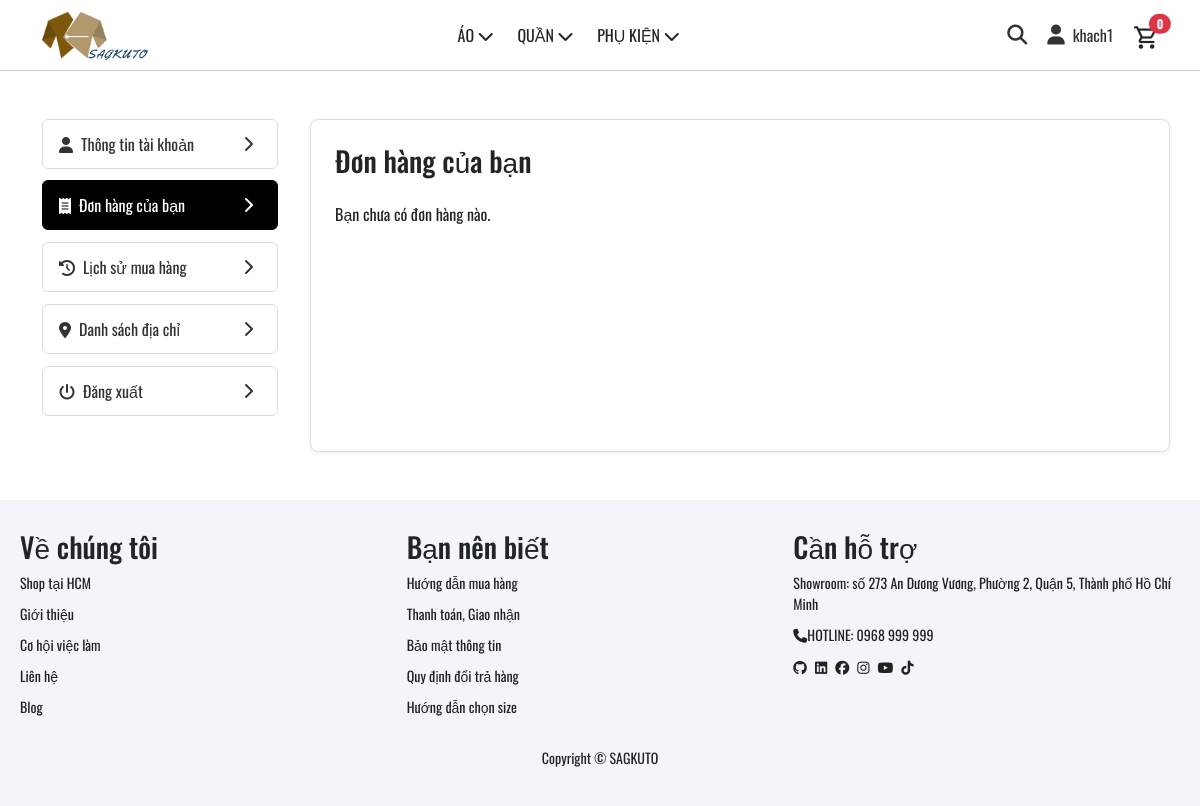
/index.php?page=donhang (signed in), run on an earlier commit of the app's database.
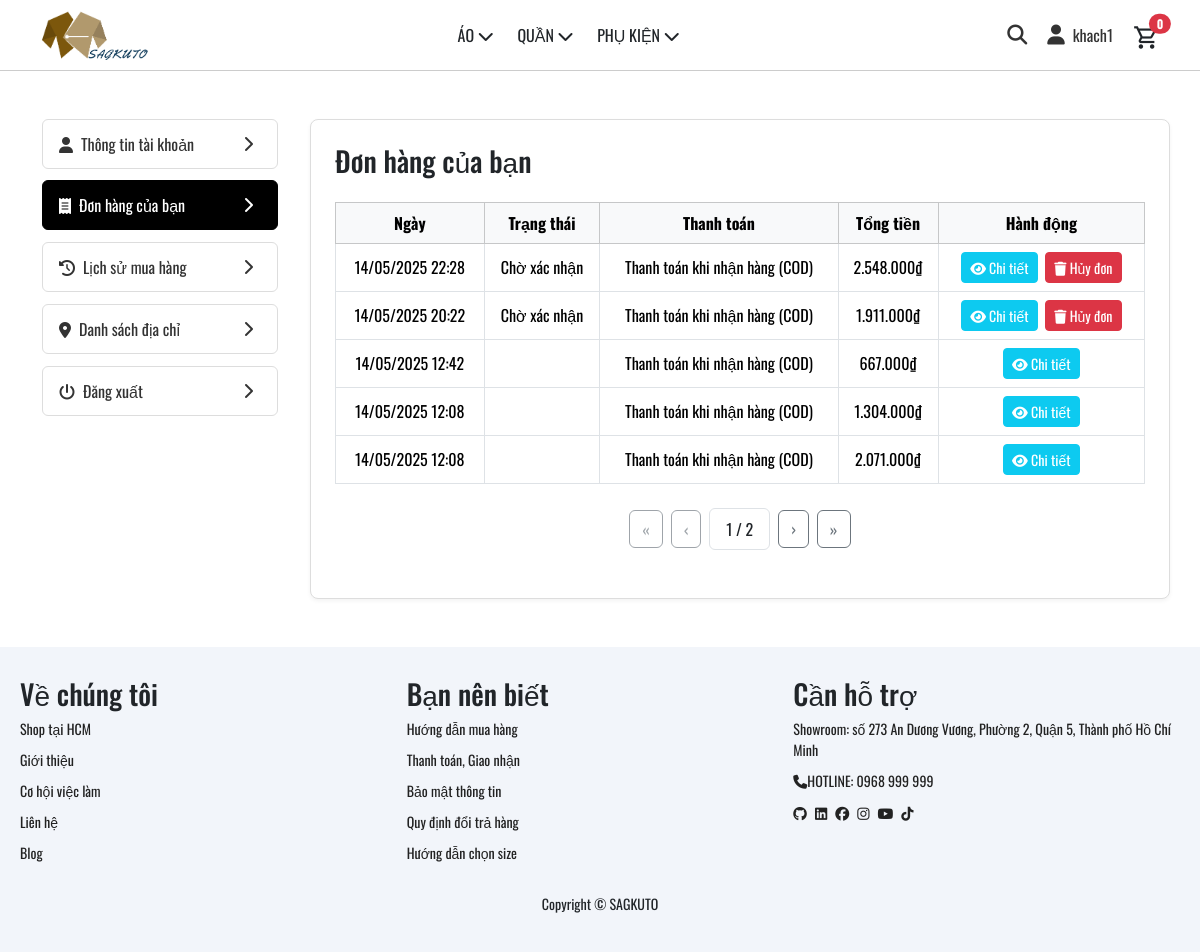
And on a later commit of the database.
### tables this page shows
CREATE TABLE `users` (
  `user_id` int(11) NOT NULL,
  `name` varchar(100) NOT NULL,
  `password` varchar(255) NOT NULL,
  `email` varchar(100) DEFAULT NULL,
  `phone` varchar(20) DEFAULT NULL,
  `role_id` int(11) DEFAULT NULL,
  `status` tinyint(4) DEFAULT 1,
  `otp` varchar(6) DEFAULT NULL,
  `otp_expired_at` datetime DEFAULT NULL
);

CREATE TABLE `orders` (
  `order_id` int(11) NOT NULL,
  `user_id` int(11) DEFAULT NULL,
  `status` enum('Chờ xác nhận','Đã thanh toán, chờ giao hàng','Đang giao hàng','Giao thành công','Đã huỷ') DEFAULT 'Chờ xác nhận',
  `total_price` decimal(12,2) DEFAULT NULL,
  `shipping_address` varchar(255) DEFAULT NULL,
  `note` text DEFAULT NULL,
  `created_at` datetime DEFAULT current_timestamp(),
  `payment_method_id` int(11) DEFAULT NULL,
  `staff_id` int(11) DEFAULT NULL
);

CREATE TABLE `payment_method` (
  `payment_method_id` int(11) NOT NULL,
  `name` varchar(100) NOT NULL,
  `is_deleted` tinyint(1) NOT NULL DEFAULT 0
);

### database/DBConnection.php (called while the page is built, shortened)
<?php
class DBConnect
{
    private static $instance = null;
    private $pdo;
    private $host = 'localhost';
    private $dbname = 'db_web_quanao';
    private $username = 'root';
    private $password = '';
    private function __construct()
    {
        try {
            $this->pdo = new PDO(
                "mysql:host={$this->host};dbname={$this->dbname};charset=utf8",
                $this->username,
                $this->password
            );
            $this->pdo->setAttribute(PDO::ATTR_ERRMODE, PDO::ERRMODE_EXCEPTION);
            $this->pdo->setAttribute(PDO::ATTR_DEFAULT_FETCH_MODE, PDO::FETCH_ASSOC);
        } catch (PDOException $e) {
            die("Kết nối thất bại: " . $e->getMessage());
        }
    }
    public static function getInstance()
    {
        if (self::$instance === null) {
            self::$instance = new DBConnect();
        }
        return self::$instance;
    }
    public function select($sql, $params = [])
    {
        $stmt = $this->pdo->prepare($sql);
        $stmt->execute($params);
        return $stmt->fetchAll();
    }
    public function selectOne($sql, $params = [])
    {
        $stmt = $this->pdo->prepare($sql);
        $stmt->execute($params);
        return $stmt->fetch();
    }
}

### layout/partials/order_section.php (the view, shortened to what this page needs)
<?php
require_once __DIR__ . '/../../database/DBConnection.php';
$pdo     = DBConnect::getInstance()->getConnection();
$user_id = $_SESSION['user_id'] ?? null;
$perPage    = 5;
$page_order = max(1, intval($_GET['page_order'] ?? 1));
$offset     = ($page_order - 1) * $perPage;
$stmtCount = $pdo->prepare("SELECT COUNT(*) FROM orders WHERE user_id = ?");
$stmtCount->execute([$user_id]);
$totalOrders = (int)$stmtCount->fetchColumn();
$totalPages  = (int)ceil($totalOrders / $perPage);
$stmt = $pdo->prepare("
  SELECT o.order_id,o.created_at,o.status,o.total_price,pm.name AS payment_method
  FROM orders o
  LEFT JOIN payment_method pm
    ON o.payment_method_id = pm.payment_method_id
  WHERE o.user_id = :uid
  ORDER BY o.created_at DESC
  LIMIT :limit OFFSET :offset
");
$stmt->bindValue(':uid',    $user_id, PDO::PARAM_INT);
$stmt->bindValue(':limit',  $perPage,  PDO::PARAM_INT);
$stmt->bindValue(':offset', $offset,   PDO::PARAM_INT);
$stmt->execute();
$orders = $stmt->fetchAll(PDO::FETCH_ASSOC);
?>
<h3 class="mb-4">Đơn hàng của bạn</h3>
<?php if (empty($orders)): ?>
    <p>Bạn chưa có đơn hàng nào.</p>
<?php else: ?>
    <table class="table table-bordered align-middle text-center">
        <thead class="table-light">
            <tr>
                <th>Ngày</th>
                <th>Trạng thái</th>
                <th>Thanh toán</th>
                <th>Tổng tiền</th>
                <th>Hành động</th>
            </tr>
        </thead>
        <tbody>
            <?php foreach ($orders as $o): ?>
                <tr>
                    <td><?= date('d/m/Y H:i', strtotime($o['created_at'])) ?></td>
                    <td><?= htmlspecialchars($o['status']) ?></td>
                    <td><?= htmlspecialchars($o['payment_method']) ?></td>
                    <td><?= number_format($o['total_price'], 0, ',', '.') ?>₫</td>
                    <td>
                        <button
                            class="btn btn-sm btn-info text-white"
                            data-bs-toggle="modal"
                            data-bs-target="#orderDetailModal"
                            data-order-id="<?= $o['order_id'] ?>">
                            <i class="fa-solid fa-eye"></i> Chi tiết
                        </button>
                        <?php if ($o['status'] === 'Chờ xác nhận'): ?>
                            <form
                                method="POST"
                                action=""
                                class="d-inline"
                                onsubmit="return confirm('Bạn có chắc chắn muốn hủy đơn này?');">
                                <button type="submit" class="btn btn-sm btn-danger ms-1">
                                    <i class="fa-solid fa-trash"></i> Hủy đơn
                                </button>
                            </form>
                        <?php endif; ?>
                    </td>
                </tr>
            <?php endforeach; ?>
        </tbody>
    </table>
    <?php if ($totalPages > 1): ?>
        <div class="d-flex justify-content-center align-items-center my-4">
            <a href="?page=donhang&page_order=1" class="btn btn-outline-secondary<?= $page_order === 1 ? ' disabled' : '' ?>">&laquo;</a>
            <a href="?page=donhang&page_order=<?= max(1, $page_order - 1) ?>" class="btn btn-outline-secondary ms-2<?= $page_order === 1 ? ' disabled' : '' ?>">&lsaquo;</a>
            <span class="border rounded mx-2 px-3 py-2"><?= $page_order ?> / <?= $totalPages ?></span>
            <a href="?page=donhang&page_order=<?= min($totalPages, $page_order + 1) ?>" class="btn btn-outline-secondary me-2<?= $page_order === $totalPages ? ' disabled' : '' ?>">&rsaquo;</a>
            <a href="?page=donhang&page_order=<?= $totalPages ?>" class="btn btn-outline-secondary<?= $page_order === $totalPages ? ' disabled' : '' ?>">&raquo;</a>
        </div>
    <?php endif; ?>
<?php endif; ?>

### index.php (shortened to what this page needs)
<?php
echo '<!DOCTYPE html>
<html lang="en">
<head>
    <meta charset="UTF-8">
    <meta name="viewport" content="width=device-width, initial-scale=1.0">
    <link rel="stylesheet" href="https://cdnjs.cloudflare.com/ajax/libs/font-awesome/6.7.2/css/all.min.css">
    <link rel="stylesheet" href="/assets/bootstrap/css/bootstrap.min.css">
    <title>sagkuto</title>
    <link rel="icon" type="image/png" href="./assets/img/logo_favicon/favicon.png">
    <link rel="stylesheet" href="./assets/css/header.css">
    <link rel="stylesheet" href="./assets/css/slide.css">
    <link rel="stylesheet" href="./assets/css/footer.css">
    <link rel="stylesheet" href="./assets/fonts/font.css">
</head>
<body>';
include("./layout/header.php");
if (isset($_GET['page'])) {
    $page = $_GET['page'];
    if (is_numeric($page)) {
        include('./layout/product.php');
    } else {
        switch ($page) {
            case 'taikhoan':
            case 'danhsachdiachi':
            case 'donhang':
            case 'lichsumuahang':
                include('./layout/info_user.php');
                break;
        }
    }
} else {
    include('./layout/home.php');
}
include("./layout/footer.php");
?>
</body>
</html>

### layout/header.php (shortened to what this page needs)
<?php
require_once __DIR__ . '/../database/DBConnection.php';
$db = DBConnect::getInstance();
$categories = $db->select('SELECT * FROM categories', []);
$menu = [
	['label' => 'ÁO',        'subs' => []],
	['label' => 'QUẦN',      'subs' => []],
	['label' => 'PHỤ KIỆN',  'subs' => []],
];
foreach ($categories as $cat) {
	$nameLower = mb_strtolower($cat['name'], 'UTF-8');
	$item = [
		'id'    => $cat['category_id'],
		'label' => $cat['name'],
	];
	if (strpos($nameLower, 'áo') !== false) {
		$menu[0]['subs'][] = $item;
	} elseif (strpos($nameLower, 'quần') !== false) {
		$menu[1]['subs'][] = $item;
	} elseif (strpos($nameLower, 'phụ kiện') !== false) {
		$menu[2]['subs'][] = $item;
	}
}
$user = null;
if (!empty($_SESSION['user_id'])) {
    $user = $db->selectOne(
        'SELECT user_id, name, role_id FROM users WHERE user_id = ?',
        [$_SESSION['user_id']]
    );
}
?>
<link rel="stylesheet" href="../assets/css/basic_search.css">
<header class="header">
	<div class="logo_header">
		<a href="/index.php">
			<img src="/assets/img/logo_favicon/logo.png" alt="SAGKUTO Logo">
		</a>
	</div>
	<nav class="menu_header">
		<ul class="mb-0">
			<?php foreach ($menu as $item): ?>
				<li>
					<span class="menu-title">
						<?= htmlspecialchars($item['label'], ENT_QUOTES) ?>
						<?php if (!empty($item['subs'])): ?>
							<i class="fa-solid fa-chevron-down"></i>
						<?php endif; ?>
					</span>
				</li>
			<?php endforeach; ?>
		</ul>
	</nav>
	<div class="icon-group">
		<a href="#" class="icon" id="openSearch">
			<i class="fa-solid fa-magnifying-glass"></i>
		</a>
		<?php if ($user): ?>
			<a href="/index.php?page=taikhoan" class="icon account-link">
				<i class="fa-solid fa-user"></i>
				<span><?= htmlspecialchars($user['name'], ENT_QUOTES) ?></span>
			</a>
		<?php endif; ?>
		<div class="position-relative" style="margin-top: 10px;">
			<a href="javascript:void(0);" id="toggle-cart" title="Giỏ hàng" class="text-dark">
				<span class="material-symbols-outlined" style="font-size: 27px;">
				</span>
				<span id="cart-count-badge"
					class="position-absolute top-0 start-100 translate-middle badge rounded-pill bg-danger"
					style="font-size: 12px;">
					0
				</span>
			</a>
		</div>
	</div>
</header>

### layout/info_user.php (shortened to what this page needs)
<?php
require_once __DIR__ . '/../database/DBConnection.php';
$currentPage = $_GET['page'] ?? 'taikhoan';
?>
<link rel="stylesheet" href="/assets/css/info_user.css">
<div class="container my-5">
  <div class="row">
    <aside class="col-md-3 mb-4">
      <nav class="list-group">
        <a href="/index.php?page=taikhoan"
           class="list-group-item list-group-item-action d-flex justify-content-between align-items-center<?php if ($currentPage==='taikhoan') echo ' active'; ?>">
          <span><i class="fa-solid fa-user me-2"></i>Thông tin tài khoản</span>
          <i class="fa-solid fa-chevron-right"></i>
        </a>
        <a href="/index.php?page=donhang"
           class="list-group-item list-group-item-action d-flex justify-content-between align-items-center<?php if ($currentPage==='donhang') echo ' active'; ?>">
          <span><i class="fa-solid fa-receipt me-2"></i>Đơn hàng của bạn</span>
          <i class="fa-solid fa-chevron-right"></i>
        </a>
        <a href="/index.php?page=lichsumuahang"
           class="list-group-item list-group-item-action d-flex justify-content-between align-items-center<?php if ($currentPage==='lichsumuahang') echo ' active'; ?>">
          <span><i class="fa-solid fa-clock-rotate-left me-2"></i>Lịch sử mua hàng</span>
          <i class="fa-solid fa-chevron-right"></i>
        </a>
        <a href="/index.php?page=danhsachdiachi"
           class="list-group-item list-group-item-action d-flex justify-content-between align-items-center<?php if ($currentPage==='danhsachdiachi') echo ' active'; ?>">
          <span><i class="fa-solid fa-location-dot me-2"></i>Danh sách địa chỉ</span>
          <i class="fa-solid fa-chevron-right"></i>
        </a>
        <a href="/User-form/Login_Form/logout.php"
           class="list-group-item list-group-item-action d-flex justify-content-between align-items-center">
          <span><i class="fa-solid fa-power-off me-2"></i>Đăng xuất</span>
          <i class="fa-solid fa-chevron-right"></i>
        </a>
      </nav>
    </aside>
    <section class="col-md-9">
      <?php
        $pageMap = [
          'taikhoan'        => 'partials/account_section.php',
          'donhang'         => 'partials/order_section.php',
          'lichsumuahang'   => 'partials/history_section.php',
          'danhsachdiachi'  => 'partials/address_section.php',
        ];
        $includeFile = $pageMap[$currentPage] ?? 'partials/account_section.php';
        require_once __DIR__ . '/' . $includeFile;
      ?>
    </section>
  </div>
</div>

### layout/footer.php
<?php
echo '<footer class="section-p1">
    <div class="col">
        <img src="../assets/img/logo_favicon/logo.png" alt="logo-SAGKUTO">
    </div>
    <div class="col">
        <h3 class="fs-3">Về chúng tôi</h3>
        <a href="#">Shop tại HCM</a>
        <a href="#">Giới thiệu</a>
        <a href="#">Cơ hội việc làm</a>
        <a href="#">Liên hệ</a>
        <a href="#">Blog</a>
    </div>
    <div class="col">
        <h3 class="fs-3">Bạn nên biết</h3>
        <a href="#">Hướng dẫn mua hàng</a>
        <a href="#">Thanh toán, Giao nhận</a>
        <a href="#">Bảo mật thông tin</a>
        <a href="#">Quy định đổi trả hàng</a>
        <a href="#">Hướng dẫn chọn size</a>
    </div>
    <div class="col">
        <h3 class="fs-3">Cần hỗ trợ</h3>
        <a href="#">Showroom: số 273 An Dương Vương, Phường 2, Quận 5, Thành phố Hồ Chí Minh</a>
        <a href="#"><i class="fa-solid fa-phone"></i>HOTLINE: 0968 999 999</a>
        <div class="icon">
            <a href="https://github.com/"><i class="fa-brands fa-github"></i></a>
            <a href="https://www.linkedin.com/"><i class="fa-brands fa-linkedin"></i></a>
            <a href="https://www.facebook.com/"><i class="fab fa-facebook"></i></a>
            <a href="https://www.instagram.com/"><i class="fab fa-instagram"></i></a>
            <a href="https://www.youtube.com/"><i class="fab fa-youtube"></i></a>
            <a href="https://www.tiktok.com/"><i class="fa-brands fa-tiktok"></i></a>
        </div>
    </div>
    <div class="copyright">
        <p>Copyright © SAGKUTO</p>
    </div>
</footer>
';
?>

### assets/css/header.css (style rules this page uses)
.header { display: flex; justify-content: space-between; align-items: center; padding: 10px 40px; border-bottom: 1px solid #ccc; top: 0; position: sticky; z-index: 9999; background-color: #FFFFFF; position: relative; }
.logo_header img { height: 50px; display: block; }
.menu_header { position: static; display: block; }
.menu_header ul { list-style: none; padding: 0; margin: 0; }
.menu_header ul li { position: relative; display: inline-block; margin-right: 20px; }
.icon-group { display: flex; align-items: center; gap: 20px; font-size: 18px; color: black; position: relative; }
.icon { color: #333; font-size: 20px; text-decoration: none; display: flex; align-items: center; gap: 8px; transition: color 0.2s; }
.icon i { line-height: 1; vertical-align: middle; }
.icon.account-link span { font-size: 16px; line-height: 1; }
.icon.account-link i { font-size: 20px; }

### assets/css/footer.css (style rules this page uses)
footer { display: flex; flex-wrap: wrap; justify-content: space-between; background-color: #F2F5FA ; padding: 30px 20px; }
footer .col { display: flex; flex-direction: column; align-items: flex-start; margin-bottom: 20px; }
footer h3 { font-size: 20px; }
footer p { font-size: 14px; margin: 0 0 8px 0; }
footer a { font-size: 14px; text-decoration: none; color: #222; margin-bottom: 10px; }
footer .copyright { width: 100%; text-align: center; }

### assets/css/basic_search.css (style rules this page uses)
body *:not(input):not(textarea):not(select) { caret-color: transparent !important; user-select: none !important; }

### assets/css/info_user.css (style rules this page uses)
.container.my-5 > .row { display: flex; flex-wrap: wrap; gap: 20px; }
aside.col-md-3 { max-width: 260px; }
aside.col-md-3 .list-group { border: none; padding: 0; margin: 0; }
aside.col-md-3 .list-group-item { border: 1px solid #ddd; border-radius: 6px; margin-bottom: 12px; background-color: #fff; color: #333; padding: 12px 16px; display: flex; justify-content: space-between; align-items: center; transition: background-color 0.2s, color 0.2s, border-color 0.2s; }
aside.col-md-3 .list-group-item .fa-solid { margin-right: 8px; }
aside.col-md-3 .list-group-item.active { background-color: #000; border-color: #000; color: #fff; }
aside.col-md-3 .list-group-item.active i { color: #fff; }
section.col-md-9 { flex: 1; border: 1px solid #ddd; border-radius: 8px; background-color: #fff; padding: 24px; box-shadow: 0 2px 4px rgba(0,0,0,0.05); }

What changed in the data, as far as the page shows it:
added orders: created_at "14/05/2025 22:28", status "Chờ xác nhận", payment_method.name "Thanh toán khi nhận hàng (COD)", total_price "2.548.000"
added orders: created_at "14/05/2025 20:22", status "Chờ xác nhận", payment_method.name "Thanh toán khi nhận hàng (COD)", total_price "1.911.000"
added orders: created_at "14/05/2025 12:42", payment_method.name "Thanh toán khi nhận hàng (COD)", total_price "667.000"
added orders: created_at "14/05/2025 12:08", payment_method.name "Thanh toán khi nhận hàng (COD)", total_price "1.304.000"
added orders: created_at "14/05/2025 12:08", payment_method.name "Thanh toán khi nhận hàng (COD)", total_price "2.071.000"
Also different on the page:
$page_order: (not shown) → "1"
$totalPages: (not shown) → "2"
text no longer shown: "Bạn chưa có đơn hàng nào."
text now shown: "Ngày Trạng thái Thanh toán Tổng tiền Hành động « ‹ / › »"
